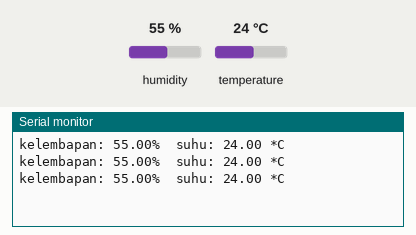
Recording of a sketch running on a simulated ESP32. Parts: the last lines printed to the serial monitor. The test bench sets the inputs (shaded band); at power-on: humidity 55 %, temperature 24 °C.

Above: at 3.8 s.
3.9 s: humidity set to 22 %
At 6.5 s:
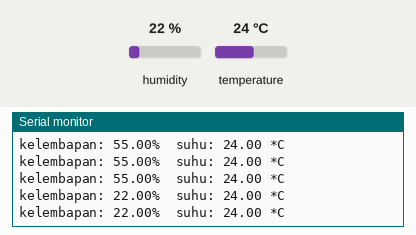
6.7 s: temperature set to 12 °C
At 7.9 s:
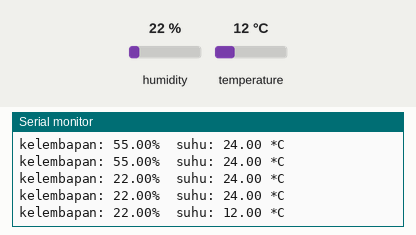
9.5 s: humidity set to 40 %
At 10.5 s:
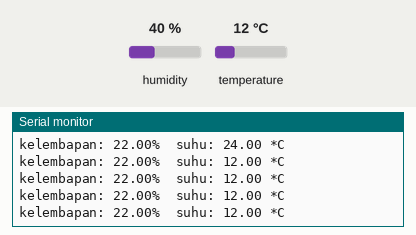
Timing chart, 0 to 12.5 s (numbered marks = the images above; inputs shaded):
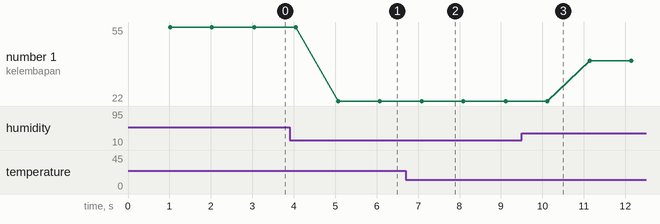

The sketch:

dht11.ino
```cpp
#include <DHT.h>

#define DHTPIN 2 //untuk esp32 pakai pin 4 yahh
#define DHTTYPE DHT11

DHT dht(DHTPIN, DHTTYPE);

void setup() {
  Serial.begin(9600);
  dht.begin();
}

void loop() {
  delay(1000);

  float k = dht.readHumidity();
  float s = dht.readTemperature();

  if(isnan(k)  ||  isnan(s)){
    Serial.println("nilai sensor tidak terbaca");
    return;

  }

  Serial.print("kelembapan: ");
  Serial.print(k);
  Serial.print("%\t");

  Serial.print("suhu: ");
  Serial.print(s);
  Serial.println(" *C ");

}
```

Measured:
- after the input at 3.9 s, the serial monitor: prints a new line after 1.2 s (image 1)
- after the input at 6.7 s, the serial monitor: prints a new line after 0.39 s (image 2)
- plotted number 1: 55 → 22 after the input at 3.9 s, 22 → 40 after the input at 9.5 s
